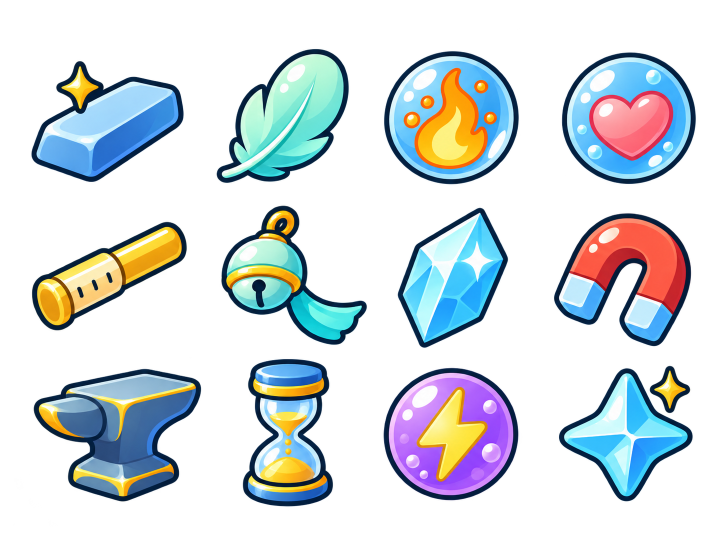
#> input picture art/blade-relics/source/passive-items.png, 1448 x 1086 px, found by its file name (shown at 1/2 size)
$ python prepare-relic-assets.py
#> lines starting #> are read from the running program, lines starting #| are printed output that depends on the picture
"""Deterministically slice and normalize the generated family; retain original PNG."""
from pathlib import Path
from PIL import Image
import hashlib, json
src=Path('art/blade-relics/source/passive-items.png')
im=Image.open(src).convert('RGBA'); w,h=im.size
#> further down, im is the input picture: PIL image 1448x1086 RGBA; mean R, G, B, A 45.4, 53.1, 57, 87.2
#> after `w, h = im.size`: w = 1448; h = 1086
alpha=im.getchannel('A'); pixels=alpha.load()
#> after `alpha = im.getchannel('A')`:
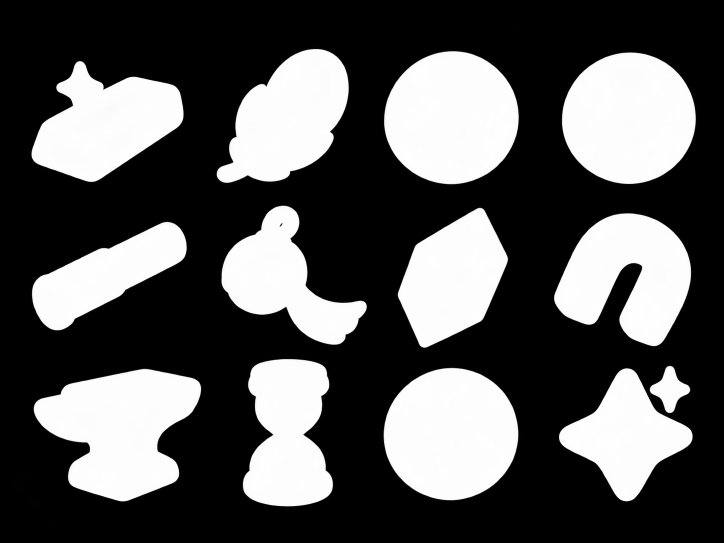
#> alpha: PIL image 1448x1086 L (shown at 1/2 size); min 0, max 255, mean 87.2
assert alpha.getextrema()[0]==0 and alpha.getextrema()[1]==255
col=[sum(pixels[x,y]>48 for y in range(h)) for x in range(w)]
#> col = 1448 values, max 759 at index 903, min 0 at index 0, mean 377.4
row=[sum(pixels[x,y]>48 for x in range(w)) for y in range(h)]
#> row = 1086 values, max 1020 at index 241, min 0 at index 0, mean 503.2
def split(counts,center):
#> called with center = 362
 lo=max(0,int(center-90)); hi=min(len(counts),int(center+90))
#> after `hi = min(len(counts), int(center + 90))`: hi = 452
 runs=[]; start=None
 for i in range(lo,hi):
  if counts[i]<=2 and start is None: start=i
  if start is not None and (counts[i]>2 or i==hi-1):
   runs.append((start,i)); start=None
#> after the loop, runs = [(402, 433)]
 assert runs,'No transparent separator'
 a,b=max(runs,key=lambda r:r[1]-r[0]); return (a+b)//2
#> after `a, b = max(runs, key=lambda r: r[1] - r[0])`: a = 402; b = 433
xs=[0]+[split(col,w*i/4) for i in range(1,4)]+[w]
#> xs = [0, 417, 750, 1073, 1448]
ys=[0]+[split(row,h*i/3) for i in range(1,3)]+[h]
#> ys = [0, 390, 707, 1086]
names=[['stone','feather','ember','heart'],['ruler','bell','crystal','magnet'],['anvil','hourglass','thunder','star']]
out=Path('src/blade/assets/relics'); out.mkdir(parents=True,exist_ok=True)
records=[]
for y in range(3):
 for x in range(4):
  name=names[y][x]; crop=im.crop((xs[x],ys[y],xs[x+1],ys[y+1])); bbox=crop.getchannel('A').getbbox(); assert bbox
  crop=crop.crop(bbox); crop.thumbnail((336,336),Image.Resampling.LANCZOS)
  normalized=Image.new('RGBA',(384,384)); normalized.alpha_composite(crop,((384-crop.width)//2,(384-crop.height)//2))
  path=out/f'{name}.webp'; normalized.save(path,lossless=True,method=6)
  assert normalized.getchannel('A').getpixel((0,0))==0
#> (the run stopped early here; a loop or call above may not have finished)

$ run again, with art/blade-relics/source/expanded-b.png copied over art/blade-relics/source/passive-items.png
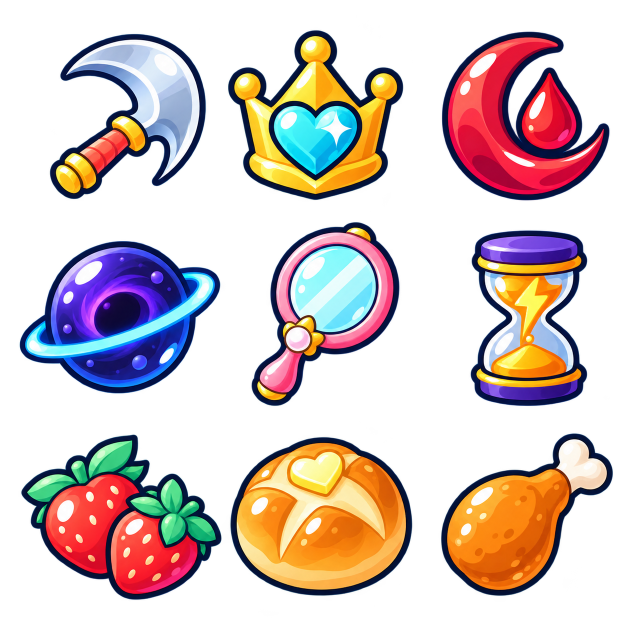
#> input picture art/blade-relics/source/expanded-b.png, 1254 x 1254 px, found by its file name (shown at 1/2 size)
#> im is the input picture: PIL image 1254x1254 RGBA; mean R, G, B, A 63.6, 48, 45.9, 103.9
#> `alpha = im.getchannel('A')`:
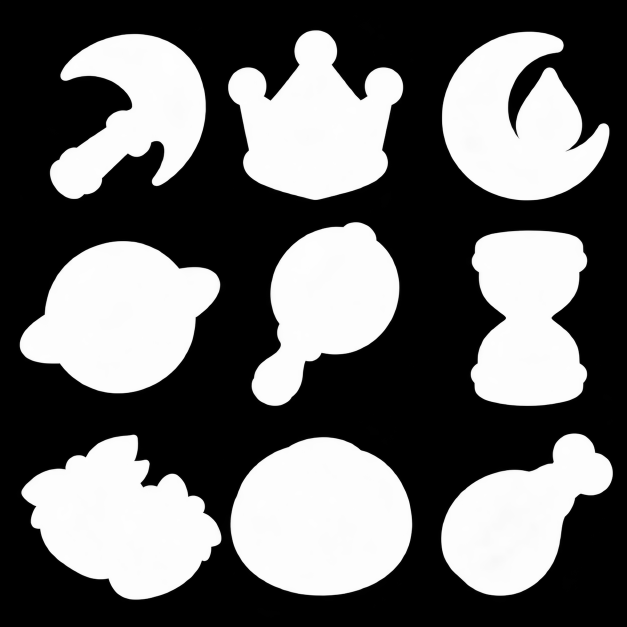
#> alpha: PIL image 1254x1254 L (shown at 1/2 size); min 0, max 255, mean 103.9
#> col = 1254 values, max 928 at index 1016, min 0 at index 0, mean 519.1
#> row = 1254 values, max 977 at index 1048, min 0 at index 0, mean 519.1
#> hi = 403
#> after the loop in split, `for i in range(lo,hi):`: runs = []
